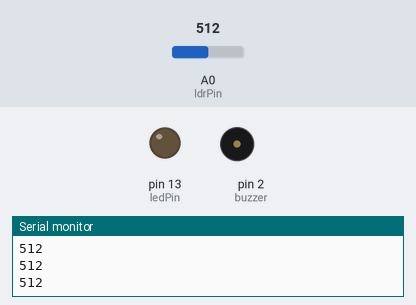
A sketch run on a simulated Arduino Uno, built for the host (arithmetic inside an expression is 32-bit, double 64-bit). Parts: output pins drawn as LEDs (lit = HIGH), buzzer (waves = sounding, pin HIGH), the last lines printed to the serial monitor. Inputs (shaded band) come from the test bench; at power-on: A0 (ldrPin) = 512.

Above: at 1.2 s.
1.3 s: A0 (ldrPin) set to 211
2.8 s: A0 (ldrPin) set to 191
At 4.0 s:
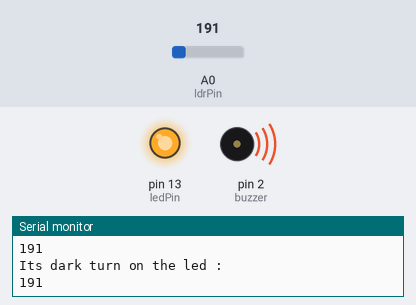
4.3 s: A0 (ldrPin) set to 210
At 4.7 s:
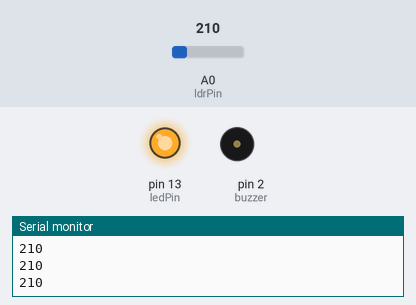
5.8 s: A0 (ldrPin) set to 0
At 6.4 s:
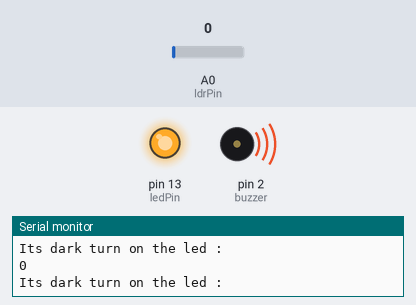
7.3 s: A0 (ldrPin) set to 306
At 8.4 s:
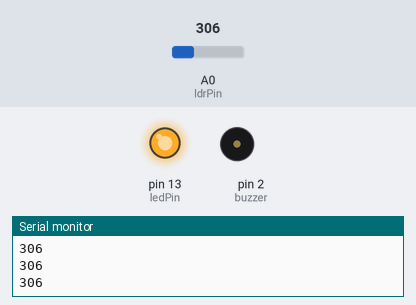
Timing chart, 0 to 9.8 s (numbered marks = the images above; inputs shaded):
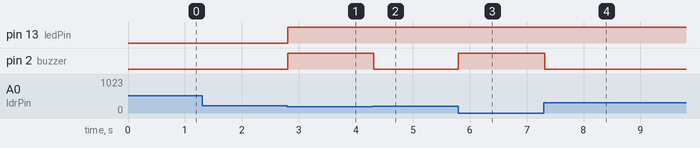

Measured:
- the behaviour switches between 201 and 200 on A0 (ldrPin) (found by bisection; images 0 and 1)
- after the input at 2.8 s, pin 13 (ledPin), pin 2 (buzzer): LOW → HIGH at once
- after the input at 4.3 s, pin 2 (buzzer): HIGH → LOW at once
- after the input at 5.8 s, pin 2 (buzzer): LOW → HIGH at once
- after the input at 7.3 s, pin 2 (buzzer): HIGH → LOW at once

The sketch:

ldr_program.ino
```cpp
const int ledPin =13;
const int ldrPin = A0;
const int buzzer = 2;

void setup()
 {
Serial.begin(9600);
pinMode(ledPin, OUTPUT);
pinMode(ldrPin, INPUT);
pinMode(buzzer, OUTPUT);

}

void loop()
 {
int ldrStatus = analogRead(ldrPin);
if(ldrStatus <=200)
 {
  digitalWrite(ledPin, HIGH);
  digitalWrite(buzzer, HIGH);
  Serial.println("Its dark turn on the led :");
  Serial.println(ldrStatus);
 }
 else
 {
  digitalWrite(ldrPin,LOW);
  digitalWrite(buzzer, LOW);
  Serial.begin("its Bright, Turn off led :");
  Serial.println(ldrStatus);
 }

}
```
